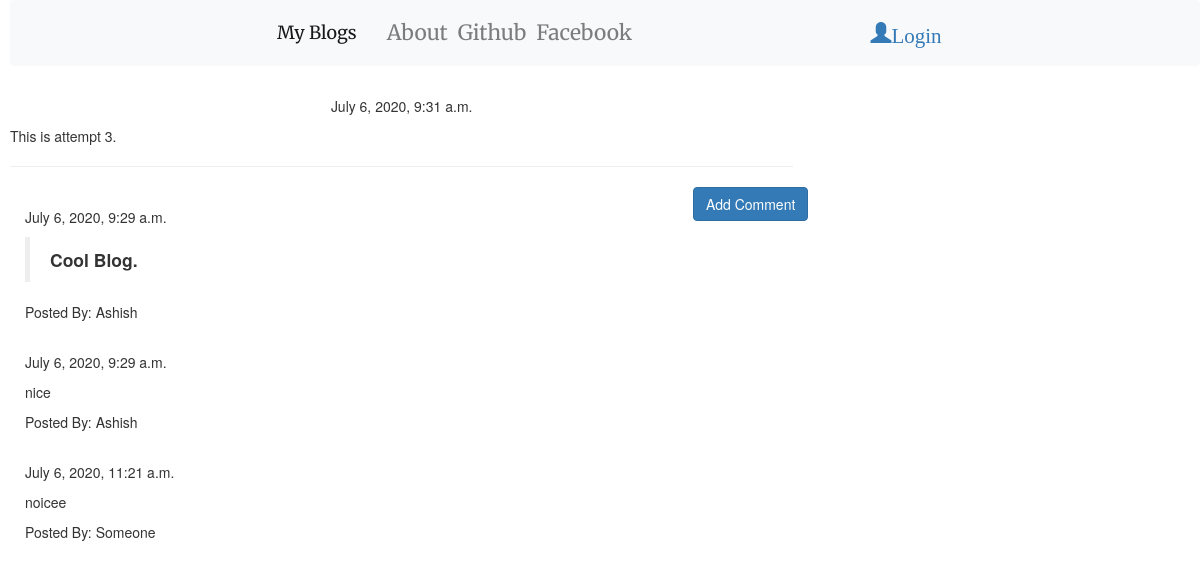
Screenshot of /post/3 with the database file from the repository.
### blog/models.py (models this page shows, shortened)
class Post(models.Model):
    author=models.ForeignKey('auth.User',on_delete=models.DO_NOTHING)
    title=models.CharField(max_length=200)
    text=models.TextField()
    create_date=models.DateTimeField(default=timezone.now)
    published_date=models.DateTimeField(blank=True,null=True)

class Comment(models.Model):
    post=models.ForeignKey('blog.Post',related_name='comments',on_delete=models.CASCADE)
    author=models.CharField(max_length=200)
    text=models.TextField()
    create_date=models.DateTimeField(default=timezone.now)
    approved_comments=models.BooleanField(default=False)

### blog/views.py (the view)
# urls.py: url(r'^post/(?P<pk>\d+)$',views.PostDetailView.as_view(),name='post_detail'),
class PostDetailView(DetailView):
    model=Post

### blog/templates/blog/post_detail.html (shortened to what this page needs)
{% extends 'blog/base.html' %}
{% block content %}
{% load static %}
{% if post.published_date %}
<div class="date postdate">
  {{post.published_date}}
</div>
{% else %}
<a class="btn btn-success" href="{% url 'post_publish' pk=post.pk %}"><span>Publish</span></a>
{%endif%}
<p class="postcontent">{{ post.text|safe|linebreaksbr}}</p>
<hr>
<a class="btn btn-primary btn-comment" href="{% url 'add_comment_to_post' pk=post.pk %}">Add Comment</a>
<div class="container">
    {% for comment in post.comments.all %}
    <br>
      {% if user.is_authenticated or comment.approved_comments %}
        {{comment.create_date }}
            <p>{{comment.text|safe|linebreaks}}</p>
            <p>Posted By: {{comment.author}}</p>
        {%endif%}
        {%empty%}
        <p>No Comments!</p>
        {%endfor%}
</div>
{%endblock%}

### blog/templates/blog/base.html (shortened to what this page needs)
<!DOCTYPE html>
{%load static%}
<html lang="en" dir="ltr">
  <head>
<link rel="stylesheet" href="https://stackpath.bootstrapcdn.com/bootstrap/4.5.0/css/bootstrap.min.css">
<link rel="stylesheet" href="//cdn.jsdelivr.net/npm/medium-editor@latest/dist/css/medium-editor.min.css" type="text/css" media="screen" charset="utf-8">
<link rel="stylesheet" href="{% static 'css/blog.css' %}">
   <link rel="stylesheet" href="https://maxcdn.bootstrapcdn.com/bootstrap/3.4.0/css/bootstrap.min.css">
</head>
  </head>
  <body class="loader">
<nav class="navbar navbar-expand-lg navbar-light bg-light fixed-top techfont custom-navbar">
<div class="container">
  <ul class="navbar-nav">
    <li><a class="navbar-brand bigbrand" href="{% url 'post_list' %}">My Blogs</a></li>
    <li><a class="nav-link "href="{% url 'about' %}">About</a></li>
    <li><a class="nav-link "href="https://github.com/">Github</a></li>
    <li><a class="nav-link "href="https://facebook.com/">Facebook</a></li>
  </ul>
  <ul class="navbar-nav navbar-right">
    {% if user.is_authenticated %}
    <li><a href="{% url 'post_new' %}">New Post</a></li>
    <li><a href="{%url 'post_draft_list'%}">Drafts</a></li>
    <li><a href="{%url 'logout'%}">Logout</a></li>
    <li><a>Welcome {{user.username}}</a></li>
    {%else%}
    <li class="navbar-nav navbar-right"><a href="{%url 'login'%}"><span class="glyphicon glyphicon-user">Login</span></a></li>
    {%endif%}
  </ul>
</div>
</nav>
<div class="content-container">
  <div class="row">
    <div class="col-md-8">
      <div class="fixedDiv">
      {% block content %}
      {% endblock %}
  </div>
  </div>
  </div>
</div>
  </body>
</html>

### blog/static/css/blog.css (style rules this page uses)
@media (min-width: 992px) { .navbar-right li { margin-left : 0.3em; margin-right : 0.3em; } }
.bigbrand { font-size: 1.5em; color:aqua; }
.techfont { font-family: 'Merriweather',sans-serif; font-size: 1.5em; margin-bottom: 10px; }
.postdate { text-align: center; }
.postcontent { font-family: 'Montserrat'; font-size: 1.5em; }
.btn-comment { position: absolute; right:0px; }
.loader { margin-left: 10px; position:fixed; left:0; right:0; top:0; bottom:0; filter:hue-rotate(0deg); background-color:linear-gradient(45deg,#0f8,#08f); animation:hue 10000ms infinite linear; }

### rows the page displays
Post: published_date "July 6, 2020, 9:31 a.m.", text "This is attempt 3."
Comment: create_date "July 6, 2020, 9:29 a.m.", text "Cool Blog.", author "Ashish"
Comment: create_date "July 6, 2020, 9:29 a.m.", text "nice", author "Ashish"
Comment: create_date "July 6, 2020, 11:21 a.m.", text "noicee", author "Someone"
